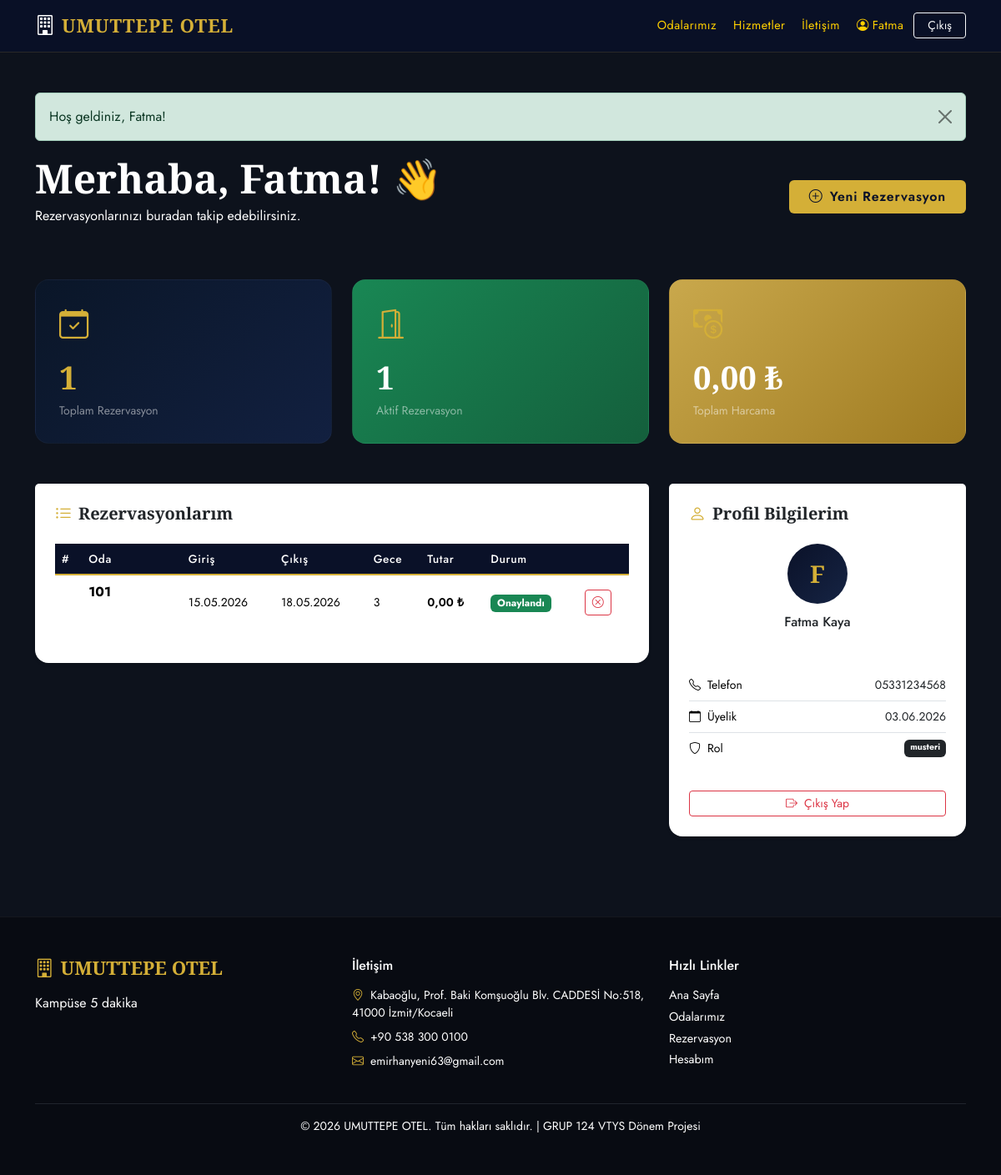
The page /dashboard.php (signed in) on the database its author committed.
### tables this page shows
CREATE TABLE musteri (
    musteri_id    INT AUTO_INCREMENT PRIMARY KEY,
    ad            VARCHAR(100)  NOT NULL,
    soyad         VARCHAR(100)  NOT NULL,
    email         VARCHAR(150)  NOT NULL UNIQUE,
    telefon       VARCHAR(20)   NOT NULL,
    sifre         VARCHAR(255)  NOT NULL,
    kayit_tarihi  DATETIME      NOT NULL DEFAULT CURRENT_TIMESTAMP,
    rol           ENUM('musteri','admin') NOT NULL DEFAULT 'musteri',
    CHECK (LENGTH(telefon) >= 10)
);

CREATE TABLE rezervasyon (
    rezervasyon_id    INT AUTO_INCREMENT PRIMARY KEY,
    musteri_id        INT           NOT NULL,
    oda_id            INT           NOT NULL,
    giris_tarihi      DATE          NOT NULL,
    cikis_tarihi      DATE          NOT NULL,
    toplam_fiyat      DECIMAL(10,2) NOT NULL DEFAULT 0,
    durum             ENUM('beklemede','onaylandi','iptal') NOT NULL DEFAULT 'beklemede',
    notlar            TEXT,
    olusturma_tarihi  DATETIME      NOT NULL DEFAULT CURRENT_TIMESTAMP,
    CHECK (cikis_tarihi > giris_tarihi),
    CHECK (toplam_fiyat >= 0),
    FOREIGN KEY (musteri_id) REFERENCES musteri(musteri_id)
        ON UPDATE CASCADE ON DELETE RESTRICT,
    FOREIGN KEY (oda_id) REFERENCES odalar(oda_id)
        ON UPDATE CASCADE ON DELETE RESTRICT
);

CREATE TABLE odalar (
    oda_id    INT AUTO_INCREMENT PRIMARY KEY,
    oda_no    VARCHAR(10)      NOT NULL UNIQUE,
    tip_id    INT              NOT NULL,
    fiyat     DECIMAL(10,2)    NOT NULL,
    durum     ENUM('bos','dolu') NOT NULL DEFAULT 'bos',
    kat       INT              NOT NULL DEFAULT 1,
    aciklama  TEXT,
    CHECK (fiyat > 0),
    CHECK (kat BETWEEN 1 AND 20),
    FOREIGN KEY (tip_id) REFERENCES oda_tipleri(tip_id)
        ON UPDATE CASCADE ON DELETE RESTRICT
);

### baglanti.php (called while the page is built, shortened)
<?php
function db_query($conn, $sql, $types = '', $params = []) {
    $stmt = mysqli_prepare($conn, $sql);
    if ($types && $params) {
        mysqli_stmt_bind_param($stmt, $types, ...$params);
    }
    mysqli_stmt_execute($stmt);
    return $stmt;
}
function db_fetch_one($conn, $sql, $types = '', $params = []) {
    $stmt = db_query($conn, $sql, $types, $params);
    $result = mysqli_stmt_get_result($stmt);
    return mysqli_fetch_assoc($result);
}
function db_fetch_all($conn, $sql, $types = '', $params = []) {
    $stmt = db_query($conn, $sql, $types, $params);
    $result = mysqli_stmt_get_result($stmt);
    $rows = [];
    while ($row = mysqli_fetch_assoc($result)) {
        $rows[] = $row;
    }
    return $rows;
}
function e($str) {
    return htmlspecialchars($str ?? '', ENT_QUOTES, 'UTF-8');
}
function format_tarih($tarih) {
    return date('d.m.Y', strtotime($tarih));
}
function format_para($miktar) {
    return number_format($miktar, 2, ',', '.') . ' ₺';
}

### dashboard.php (the view, shortened to what this page needs)
<?php
require_once 'baglanti.php';
require_once 'includes/auth.php';
$musteri_id   = $_SESSION['musteri_id'];
$musteri = db_fetch_one($baglanti,
    "SELECT * FROM musteri WHERE musteri_id = ?", "i", [$musteri_id]);
$rezervasyonlar = db_fetch_all($baglanti,
    "SELECT r.*, o.oda_no, ot.tip_adi,
            DATEDIFF(r.cikis_tarihi, r.giris_tarihi) AS gece
     FROM rezervasyon r
     JOIN odalar o       ON r.oda_id = o.oda_id
     JOIN oda_tipleri ot ON o.tip_id = ot.tip_id
     WHERE r.musteri_id = ?
     ORDER BY r.olusturma_tarihi DESC",
    "i", [$musteri_id]
);
$toplam_rez   = count($rezervasyonlar);
$aktif_rez    = count(array_filter($rezervasyonlar, fn($r) => in_array($r['durum'], ['beklemede','onaylandi'])));
$toplam_harcama = array_sum(array_column(
    array_filter($rezervasyonlar, fn($r) => $r['durum'] === 'onaylandi'),
    'toplam_fiyat'
));
?>
<?php include 'includes/header.php'; ?>
<div class="container py-5">
    <div class="d-flex justify-content-between align-items-center mb-5 flex-wrap gap-3">
        <div>
            <h2 class="section-title mb-1">Merhaba, <?= e($musteri['ad']) ?>! 👋</h2>
            <p class="text-muted">Rezervasyonlarınızı buradan takip edebilirsiniz.</p>
        </div>
        <a href="rezervasyon.php" class="btn btn-gold px-4 py-2">
            <i class="bi bi-plus-circle me-2"></i>Yeni Rezervasyon
        </a>
    </div>
    <div class="row g-4 mb-5">
        <div class="col-md-4">
            <div class="dash-card" style="background:linear-gradient(135deg,#0a1628,#122040); color:#fff;">
                <div class="dash-icon text-gold mb-2"><i class="bi bi-calendar-check"></i></div>
                <div class="dash-num text-gold"><?= $toplam_rez ?></div>
                <div class="text-white-50 small">Toplam Rezervasyon</div>
            </div>
        </div>
        <div class="col-md-4">
            <div class="dash-card" style="background:linear-gradient(135deg,#198754,#145f3c); color:#fff;">
                <div class="dash-icon mb-2"><i class="bi bi-door-open"></i></div>
                <div class="dash-num"><?= $aktif_rez ?></div>
                <div class="text-white-50 small">Aktif Rezervasyon</div>
            </div>
        </div>
        <div class="col-md-4">
            <div class="dash-card" style="background:linear-gradient(135deg,#c9a84c,#9e7a20); color:#fff;">
                <div class="dash-icon mb-2"><i class="bi bi-cash-coin"></i></div>
                <div class="dash-num"><?= format_para($toplam_harcama) ?></div>
                <div class="text-white-50 small">Toplam Harcama</div>
            </div>
        </div>
    </div>
    <div class="row g-4">
        <div class="col-lg-8">
            <div class="card border-0 shadow-sm rounded-4">
                <div class="card-header bg-white border-0 pt-4 pb-0 px-4">
                    <h5 class="mb-0"><i class="bi bi-list-ul me-2 text-gold"></i>Rezervasyonlarım</h5>
                </div>
                <div class="card-body p-4">
                    <?php if (empty($rezervasyonlar)): ?>
                        <div class="text-center py-5 text-muted">
                            <i class="bi bi-calendar-x fs-1 d-block mb-3"></i>
                            <p>Henüz bir rezervasyonunuz bulunmuyor.</p>
                            <a href="rezervasyon.php" class="btn btn-gold px-4">İlk Rezervasyonumu Yap</a>
                        </div>
                    <?php else: ?>
                        <div class="table-responsive">
                            <table class="table table-otel align-middle">
                                <thead>
                                    <tr>
                                        <th>#</th>
                                        <th>Oda</th>
                                        <th>Giriş</th>
                                        <th>Çıkış</th>
                                        <th>Gece</th>
                                        <th>Tutar</th>
                                        <th>Durum</th>
                                        <th></th>
                                    </tr>
                                </thead>
                                <tbody>
                                    <?php foreach ($rezervasyonlar as $r): ?>
                                    <tr>
                                        <td class="text-muted small"><?= $r['rezervasyon_id'] ?></td>
                                        <td>
                                            <strong><?= e($r['oda_no']) ?></strong>
                                            <br><small class="text-muted"><?= e($r['tip_adi']) ?></small>
                                        </td>
                                        <td class="small"><?= format_tarih($r['giris_tarihi']) ?></td>
                                        <td class="small"><?= format_tarih($r['cikis_tarihi']) ?></td>
                                        <td class="small"><?= $r['gece'] ?></td>
                                        <td class="small fw-semibold"><?= format_para($r['toplam_fiyat']) ?></td>
                                        <td>
                                            <?php
                                            $badge = match($r['durum']) {
                                                'onaylandi' => 'success',
                                                'beklemede' => 'warning',
                                                'iptal'     => 'danger',
                                                default     => 'secondary'
                                            };
                                            $lbl = match($r['durum']) {
                                                'onaylandi' => 'Onaylandı',
                                                'beklemede' => 'Beklemede',
                                                'iptal'     => 'İptal',
                                                default     => $r['durum']
                                            };
                                            ?>
                                            <span class="badge bg-<?= $badge ?>"><?= $lbl ?></span>
                                        </td>
                                        <td>
                                            <?php if (in_array($r['durum'], ['beklemede', 'onaylandi'])): ?>
                                            <form method="POST" action="" style="display:inline">
                                                <button type="submit" class="btn btn-sm btn-outline-danger btn-sil-onayla"
                                                        title="İptal Et">
                                                    <i class="bi bi-x-circle"></i>
                                                </button>
                                            </form>
                                            <?php endif; ?>
                                        </td>
                                    </tr>
                                    <?php endforeach; ?>
                                </tbody>
                            </table>
                        </div>
                    <?php endif; ?>
                </div>
            </div>
        </div>
        <div class="col-lg-4">
            <div class="card border-0 shadow-sm rounded-4">
                <div class="card-header bg-white border-0 pt-4 pb-0 px-4">
                    <h5 class="mb-0"><i class="bi bi-person me-2 text-gold"></i>Profil Bilgilerim</h5>
                </div>
                <div class="card-body p-4">
                    <div class="text-center mb-4">
                        <div style="width:72px;height:72px;background:linear-gradient(135deg,var(--navy),var(--navy2));border-radius:50%;display:flex;align-items:center;justify-content:center;margin:0 auto 12px;">
                            <span style="color:var(--gold);font-size:1.8rem;font-family:'Cormorant Garamond',serif;font-weight:700;">
                                <?= strtoupper(mb_substr($musteri['ad'], 0, 1)) ?>
                            </span>
                        </div>
                        <h6 class="mb-0"><?= e($musteri['ad'] . ' ' . $musteri['soyad']) ?></h6>
                        <small class="text-muted"><?= e($musteri['email']) ?></small>
                    </div>
                    <ul class="list-unstyled small">
                        <li class="d-flex justify-content-between py-2 border-bottom">
                            <span class="text-muted"><i class="bi bi-telephone me-2"></i>Telefon</span>
                            <span class="fw-500"><?= e($musteri['telefon']) ?></span>
                        </li>
                        <li class="d-flex justify-content-between py-2 border-bottom">
                            <span class="text-muted"><i class="bi bi-calendar me-2"></i>Üyelik</span>
                            <span class="fw-500"><?= format_tarih($musteri['kayit_tarihi']) ?></span>
                        </li>
                        <li class="d-flex justify-content-between py-2">
                            <span class="text-muted"><i class="bi bi-shield me-2"></i>Rol</span>
                            <span class="badge bg-dark"><?= e($musteri['rol']) ?></span>
                        </li>
                    </ul>
                    <a href="logout.php" class="btn btn-outline-danger w-100 mt-3 btn-sm">
                        <i class="bi bi-box-arrow-right me-2"></i>Çıkış Yap
                    </a>
                </div>
            </div>
        </div>
    </div>
</div>
<?php include 'includes\footer.php'; ?>

### Css/style.css (style rules this page uses)
:root { --navy: #0a1128; --navy2: #162444; --gold: #d4af37; --gold2: #eed16e; --bg-main: #0d121c; --surface: #ffff; --cream: #000000; --text-main: #ffd000; --text-muted: #ffd000; --bs-font-sans-serif: 'Jost', sans-serif; }
body { font-family: var(--bs-font-sans-serif); background: var(--bg-main); color: var(--text-main); }
h1, h2, h3, h4, h5 { font-family: 'Cormorant Garamond', serif; font-weight: 600; }
p { color:#000000 !important; }
span.text-muted { color:#000000 !important; }
.text-muted { color: #ffffff !important; }
.btn-gold { background: var(--gold); color: var(--navy); border: none; font-weight: 600; letter-spacing: 0.05em; transition: all 0.25s; }
.text-gold { color: var(--gold) !important; }
.section-title { font-family: 'Cormorant Garamond', serif; font-size: clamp(2rem, 4vw, 3rem); font-weight: 700; color: #ffffff; }
.dash-card { background: var(--surface); border: 1px solid rgba(255,255,255,0.03); border-radius: 16px; padding: 28px; height: 100%; }
.dash-card .dash-icon { font-size: 2.2rem; color: var(--gold); }
.dash-card .dash-num { font-family: 'Cormorant Garamond', serif; font-size: 2.4rem; font-weight: 700; color: #ffffff; }
.table-otel { color: var(--text-main); }
.table-otel thead th { background: var(--navy); color: #ffffff; font-weight: 500; font-size: 0.85rem; letter-spacing: 0.05em; border-bottom: 2px solid var(--gold); }
.table-otel tbody tr { border-bottom: 1px solid rgba(255,255,255,0.05); }

### rows shown on the page
musteri: ad "Fatma", ad "F", ad+soyad "Fatma Kaya", telefon "05331234568", kayit_tarihi "03.06.2026", rol "musteri"
rezervasyon: durum "1", durum "0,00 ₺", oda.oda_no "101", giris_tarihi "15.05.2026", cikis_tarihi "18.05.2026", gece "3", toplam_fiyat "0,00 ₺", durum "Onaylandı"

### other values the page prints
$otel_adi "UMUTTEPE OTEL"
$_SESSION['ad'] "Fatma"
$f['mesaj'] "Hoş geldiniz, Fatma!"
$toplam_rez "1"
$otel_icerik['slogan'] "Kampüse 5 dakika"
$otel_icerik['adres'] "Kabaoğlu, Prof. Baki Komşuoğlu Blv. CADDESİ No:518, 41000 İzmit/Kocaeli"
$otel_icerik['telefon'] "+90 538 300 0100"
$otel_icerik['email_iletisim'] "emirhanyeni63@gmail.com"
